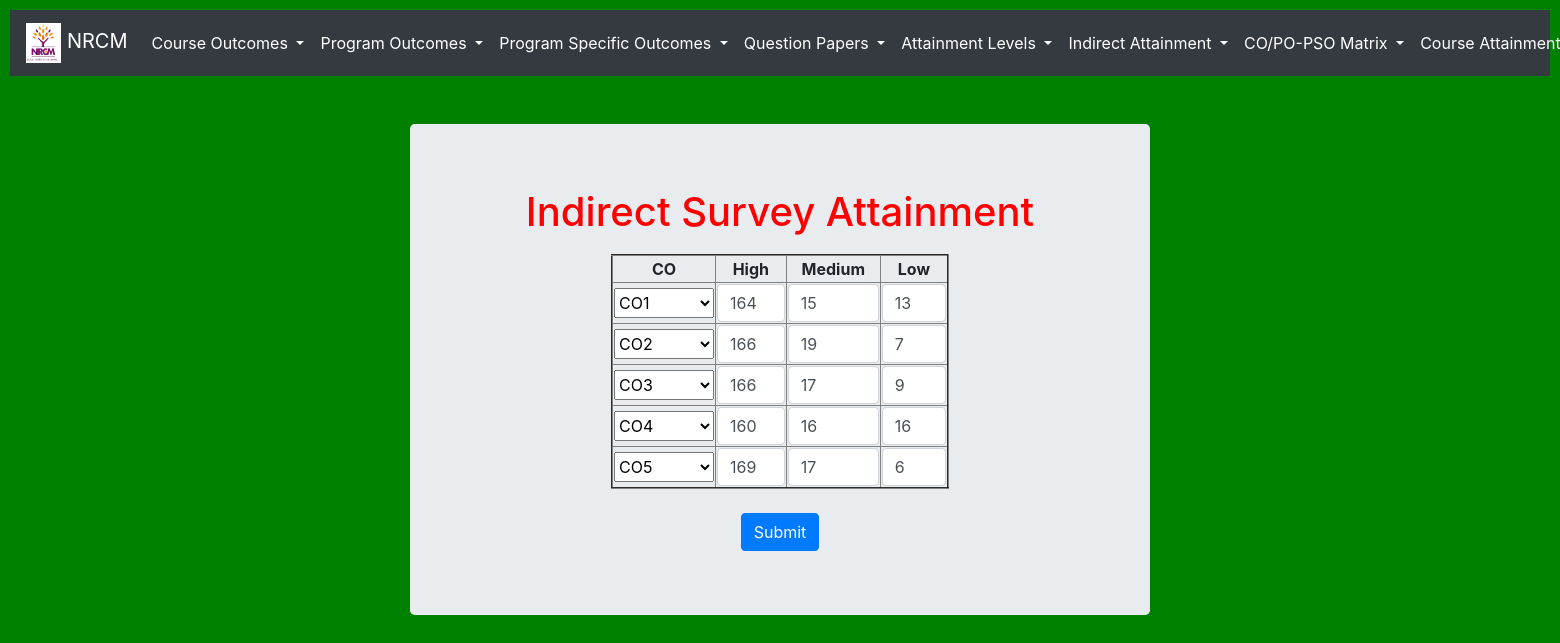
Page /edit_indirect_attainment on the committed database.
### testApp/models.py (models this page shows, shortened)
class Indirect(models.Model):
    co = models.ForeignKey(CO, on_delete=models.CASCADE)
    high= models.IntegerField(null=True, default=0)
    medium = models.IntegerField(null=True, default=0)
    low = models.IntegerField(null=True, default=0)
    attainment = models.FloatField(null=True, default=0 )

class CO(models.Model):
    cos = (('-','-'), ('CO1', 'CO1'), ('CO2', 'CO2'), ('CO3', 'CO3'), ('CO4', 'CO4'), ('CO5', 'CO5'), ('CO6', 'CO6'),)
    co = models.CharField(max_length=500, choices=cos, default='-')
    description = models.CharField(max_length=500)

### testApp/views.py (the view, shortened to what this page needs)
# urls.py: path('edit_indirect_attainment', views.edit_indirect_attainment, name='edit_indirect_attainment'),
def edit_indirect_attainment(request):
    indirects = Indirect.objects.all()
    return render (request, 'testApp/edit_indirect_attainment.html', locals())

### templates/testApp/edit_indirect_attainment.html (shortened to what this page needs)
<!DOCTYPE html>
{%extends 'testApp/base.html'%}
{%load static%}
{%block content%}
<link rel="stylesheet" href="{% static 'css/course_attainment_style.css' %}">
<div class="container" align=center style="width:50%">
  <div class="jumbotron">
      <h1 style = "color: red; padding-bottom: 10px;">Indirect Survey Attainment</u></h1>
      <form  method="post"> {%csrf_token%}
        <table border=2 style="width:50%">
          <tr>
            <th>CO</th>
            <th>High</th>
            <th>Medium</th>
            <th>Low</th>
          </tr>
          {%for i in indirects%}
          <tr>
            <th>
              <select name="indirect_{{i.id}}" id="indirect_{{i.id}}" style="width: 100px; height:30px;" required>
              <option value="{{i.id}}">{{i.co.co}}</option>
            </select>
            </th>
            <th><input id='high_{{i.id}}' type="number" name="high_{{i.id}}" value="{{i.high}}" class="form-control" ></th>
            <th><input id='medium_{{i.id}}' type="number" name="medium_{{i.id}}" value="{{i.medium}}" class="form-control" ></th>
            <th><input id='low_{{i.id}}' type="number" name="low_{{i.id}}" value="{{i.low}}" class="form-control" ></th>
          </tr>
          {%endfor%}
        </table><br>
        <input type="submit" name="" value="Submit" class="btn btn-primary" >
      </form>
  </div>
</div>
{%endblock%}

### static/testApp/css/course_attainment_style.css (style rules this page uses)
body { background: green; }
td, th { text-align: center; }

### rows in the picture
Indirect: co+id "CO1", high "164", medium "15", low "13"
Indirect: co+id "CO2", high "166", medium "19", low "7"
Indirect: co+id "CO3", high "166", medium "17", low "9"
Indirect: co+id "CO4", high "160", medium "16", low "16"
Indirect: co+id "CO5", high "169", medium "17", low "6"
